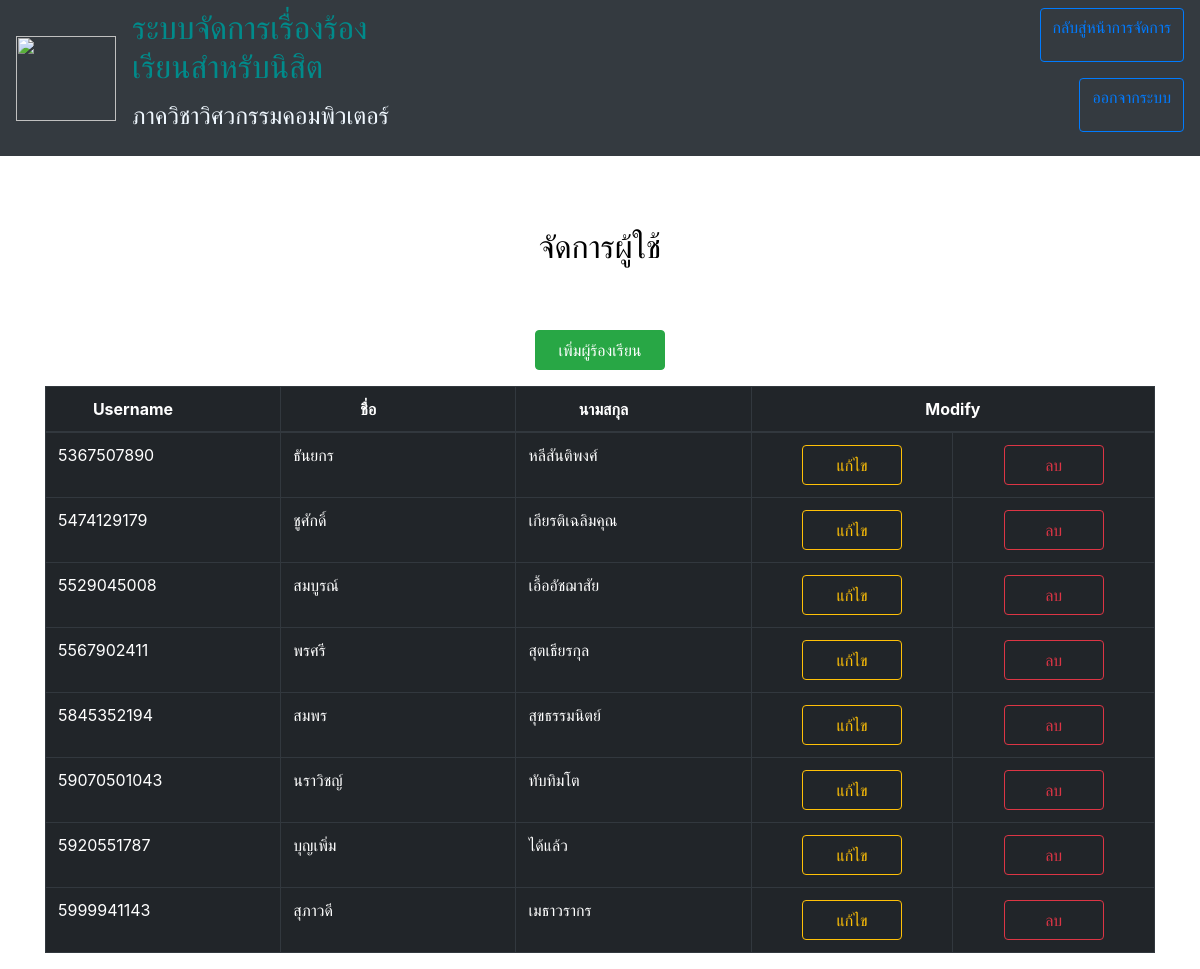
The app's page /management/CRUDuser.php with its own data.
### tables this page shows
CREATE TABLE `student` (
  `stuid` varchar(50) NOT NULL,
  `spassword` varchar(50) NOT NULL,
  `stuname` varchar(50) NOT NULL,
  `stuLname` varchar(50) NOT NULL
);

### managementsystem/category/queryuser.php (the view, shortened to what this page needs)
<?php
require '../connect.php';
$sql = "SELECT * FROM student";
$result = mysqli_query($conn,$sql);
while($row = mysqli_fetch_array($result)) {
    $selectObj = $selectObj."<tr>
      <td>".$row['stuid']."</td>
      <td>".$row['stuname']."</td>
      <td>".$row['stuLname']."</td>".
      "<td><center><button class='btn btn-outline-warning' style='width:100px; height:40px;' onclick=\"window.location = '../management/updateuser.php?stuid=" . $row['stuid'] ."';\">แก้ไข</button></center></td>".
      "<td><center><button class='btn btn-outline-danger' style='width:100px; height:40px;' onclick=\"window.location = '../management/deleteuser.php?stuid=" . $row['stuid'] ."';\">ลบ</button></center></td>".
    "</tr>";
}
echo $selectObj;
 ?>

### management/CRUDuser.php (style rules this page uses)
body { background-image: url(../รูป/03-897.jpg) }

### records on screen
student: stuid "5367507890", stuname "ธันยกร", stuLname "หลีสันติพงศ์"
student: stuid "5474129179", stuname "ชูศักดิ์", stuLname "เกียรติเฉลิมคุณ"
student: stuid "5529045008", stuname "สมบูรณ์", stuLname "เอื้ออัชฌาสัย"
student: stuid "5567902411", stuname "พรศรี", stuLname "สุตเธียรกุล"
student: stuid "5845352194", stuname "สมพร", stuLname "สุขธรรมนิตย์"
student: stuid "59070501043", stuname "นราวิชญ์", stuLname "ทับทิมโต"
student: stuid "5920551787", stuname "บุญเพิ่ม", stuLname "ได้แล้ว"
student: stuid "5999941143", stuname "สุภาวดี", stuLname "เมธาวรากร"
